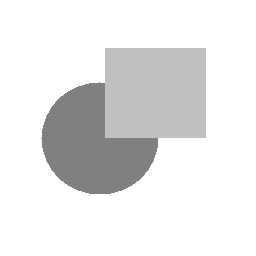
%> input picture Entregables/Entregable_1/imagenes/oclusion.bmp, 256 x 256 px
$ octave main.m   (GNU Octave 9; MATLAB toolbox functions it lacks are replaced by stand-ins)
%> lines starting %> are read from the running program, lines starting %| are printed output that depends on the picture; in (x1, y1, x2, y2) boxes, pixels count from 0 and x2, y2 are one past the last pixel; in counts of white or black regions, pixels touching at a corner belong together; the program's own positions count from 1
### Entregables/Entregable_1/funciones/lineas_de_nivel.m
function L=lineas_de_nivel(I, Li, Lf, paso)

%Funcion que calcula y despliega las líneas de nivel de una imagen

%% Entrada
%I  --> Imagen de entrada
%Li --> Conjunto de nivel inicial
%Lf --> Conjunto de nivel final
%paso --> Cuantos pasos se toman entre los niveles a comparar

%% Salida
%L --> imagen con las lineas de nivel

%% Cuerpo de la funcion

%efectuo interpolación para ganar definición de los bordes
[m n]= size(I);
[x,y] = meshgrid(1:n, 1:m);
r=0.2;
[p,q]=meshgrid(1:r:n, 1:r:m);
I=double(I);
I2=interp2(x,y,I,p,q,'bilinear');%interpolacion bilineal


[X, ~, ~]=conjunto_de_nivel(I2); %conjuntos de nivel de I2

%Calculo las lineas de nivel
[m,n]=size(X(1).data);
L = zeros(m-2,n-2);%inicializo la imagen de salida
%Laux2=L;
for j=Li+paso:paso:Lf%hacer desde el nivel de gris Li hasta el nivel de gris (Lf-paso)
    lambda=X(j).lambda;%nivel de gris
    Laux=(X(j-paso).data - X(j).data);%esta resta está al reves pues los pixeles blancos se mapean como UNO y los negros como CERO
    %Laux2(:)=circshift(Laux', 1)';
    Lh = Laux(2:end-1,1:end-2);
    Lv = Laux(1:end-2,2:end-1);
    Ld1 = Laux(1:end-2, 1:end-2);
    Ld2 = Laux(3:end, 1:end-2);
    Laux = Laux(2:end-1, 2:end-1 );
    Laux=abs(Laux*4-Lh-Lv-Ld1-Ld2)*256;%lambda;
    %Laux=(abs(Laux-circshift(Laux2,1)))*lambda;%obtengo los bordes con nivel de gris lambda
    L=L+(Laux);%agrego la linea de nivel a la imagen de salida

end

lambda=X(Li).lambda;%nivel de gris

Laux=(X(Li).data - X(Li+paso).data);%esta resta está al reves pues los pixeles blancos se mapean como UNO y los negros como CERO
Lh = Laux(2:end-1,1:end-2);
Lv = Laux(1:end-2,2:end-1);
Ld1 = Laux(1:end-2, 1:end-2);
Ld2 = Laux(3:end, 1:end-2);
Laux = Laux(2:end-1, 2:end-1 );
Laux=abs(Laux*4-Lh-Lv-Ld1-Ld2)*lambda;
%Laux=(abs(Laux-circshift(Laux2,1)))*lambda;%obtengo los bordes con nivel de gris lambda
L=L+(Laux);%agrego la linea de nivel a la imagen de salida

lambda=X(Lf).lambda;%nivel de gris
Laux=(X(Lf-paso).data - X(Lf).data);%esta resta está al reves pues los pixeles blancos se mapean como UNO y los negros como CERO
Lh = Laux(2:end-1,1:end-2);
Lv = Laux(1:end-2,2:end-1);
Ld1 = Laux(1:end-2, 1:end-2);
Ld2 = Laux(3:end, 1:end-2);
Laux = Laux(2:end-1, 2:end-1 );
Laux=abs(Laux*4-Lh-Lv-Ld1-Ld2)*lambda;
%Laux=(abs(Laux-circshift(Laux2,1)))*lambda;%obtengo los bordes con nivel de gris lambda
L=L+(Laux);%agrego la linea de nivel a la imagen de salida


% [5 lines of commented-out code are left out]

### Entregables/Entregable_1/funciones/conjunto_de_nivel.m
function [X, lambda_max, lambda_min]=conjunto_de_nivel(I)

%Función que devuelve en la estructura X los conjuntos de nivel superior de una imagen I


lambda_max = max(max(I));
lambda_min = min(min(I));

X =struct('data',{},'lambda',{});
I=256-I;
for i=1:257
lambda = i-1;
X(i).data = I>=lambda;
X(i).lambda = lambda;
end

### Entregables/Entregable_1/funciones/negativo.m
function J = negativo(I)
% J = negativo(I) realiza el negativo de una imagen en niveles
% de gris. Devuelve otra imagen en niveles de gris
%
%
I=double(I);

[M,N]=size(I);
for m=1:M
    for n=1:N
        J(m,n) = 255-I(m,n);
    end
end

J=uint8(J);

### Entregables/Entregable_1/funciones/flip.m
function J=flip(I, str)

%funcion que efectúa un flip horizontal o vertical según el parametro str
%sea 'h' o 'v'


if strcmp(str, 'v')
    J=I(end:-1:1, :);
elseif strcmp(str, 'h')
    J=I(:, end:-1:1);
else
    error('la entrada str contiene un parametro incorrecto')
end

### Entregables/Entregable_1/funciones/homog_norm.m
% HOMOG_NORM - Normalises array of homogeneous coordinates to a scale of 1
%
% Usage:  nx = homog_norm(x)
%
% Argument:
%         x  - an Nxnpts array of homogeneous coordinates.
%
% Returns:
%         nx - an Nxnpts array of homogeneous coordinates rescaled so
%              that the scale values nx(N,:) are all 1.
%
% Note that any homogeneous coordinates at infinity (having a scale value of
% 0) are left unchanged.

% Peter Kovesi
% School of Computer Science & Software Engineering
% The University of Western Australia
% http://www.csse.uwa.edu.au/~pk
%
% February 2004


function nx = homog_norm(x)

    [rows,~] = size(x);
    nx = x;

    % Find the indices of the points that are not at infinity
    finiteind = find(abs(x(rows,:)) > eps);


    % Normalise points not at infinity
    for r = 1:rows-1
        nx(r,finiteind) = x(r,finiteind)./x(rows,finiteind);
    end
    nx(rows,finiteind) = 1;%agrego un 1 en la ultima componente
end

### Entregables/Entregable_1/funciones/plotear.m
function plotear(I1, I2, str)

figure
subplot(1,2,1),imagesc(I1),axis image
title('Original','FontSize',18)
subplot(1,2,2),imagesc(I2),axis image
title(str,'FontSize',18)
colormap(gray)

end

### Entregables/Entregable_1/scripts/main.m
close all

%agregar paths
addpath('../funciones', '../imagenes');


%cargar la imagen
I=imread('oclusion.bmp');
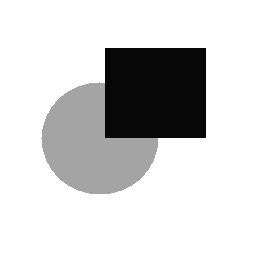
%> I: size 256x256 uint8; min 7, max 255, mean 209.5
%I=imread('lena.bmp');
% mostrar la original
%figure
%imshow(I);

%% EJERCICIO 1
Li=1; %conjunto de nivel inicial
Lf=256;%conjunto de nivel final
paso=50;%paso entre niveles

%Encuentro las lineas de nivel
L=lineas_de_nivel(I, Li, Lf, paso);
%> in conjunto_de_nivel, `lambda_max = max(max(I));`: lambda_max = 255
%> in conjunto_de_nivel, `lambda_min = min(min(I));`: lambda_min = 7
%> in conjunto_de_nivel, `I=256-I;`:
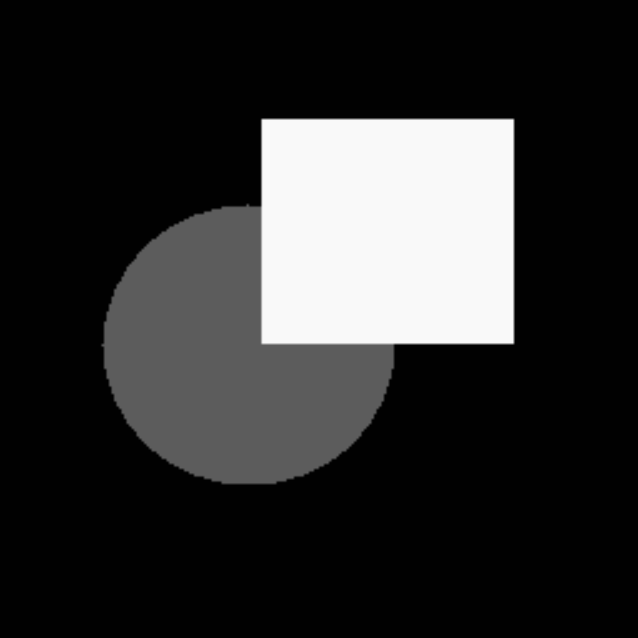
%> I: size 1276x1276 double (shown at 1/2 size); min 1, max 249, mean 46.8
%> after the loop in conjunto_de_nivel, `for i=1:257`: X = 257 items; first 5, lambda: 0, 1, 2, 3, 4
%> in lineas_de_nivel, `[m,n]=size(X(1).data);`: m = 1276
%> in lineas_de_nivel, `L = zeros(m-2,n-2);`: L: size 1274x1274 double; every value is 0
%> the loop in lineas_de_nivel, `for j=Li+paso:paso:Lf` made 5 passes
%> lambda on passes 1 to 5: 50, 100, 150, 200, 250
%> pass 1, in lineas_de_nivel, `Ld1 = Laux(1:end-2, 1:end-2);`:
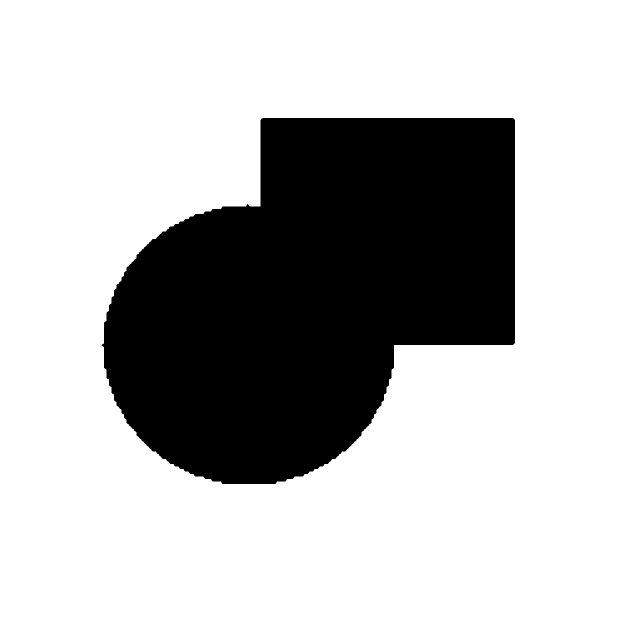
%> Ld1: size 1274x1274 double (shown at 1/2 size); values 0 (black) and 1 (white), 73.5% white; 1 black region, box (x1, y1, x2, y2) and area: (203, 236, 1030, 968) 429344
%> after the loop in lineas_de_nivel, `for j=Li+paso:paso:Lf`:
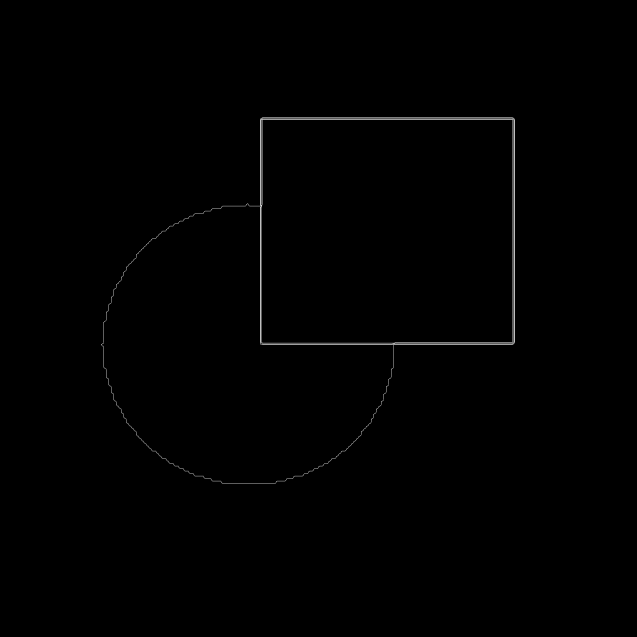
%> L: size 1274x1274 double (shown at 1/2 size); min 0, max 2048, mean 8.1; drawn with min black and max white
%> in lineas_de_nivel, `lambda=X(Li).lambda;`: lambda = 0
%> in lineas_de_nivel, `Ld2 = Laux(3:end, 1:end-2);`: Ld2: size 1274x1274 double; values 0 (black) and 1 (white), 73.5% white; 1 black region, box (x1, y1, x2, y2) and area: (203, 234, 1030, 966) 429344
%> in lineas_de_nivel, `Laux = Laux(2:end-1, 2:end-1 );`:
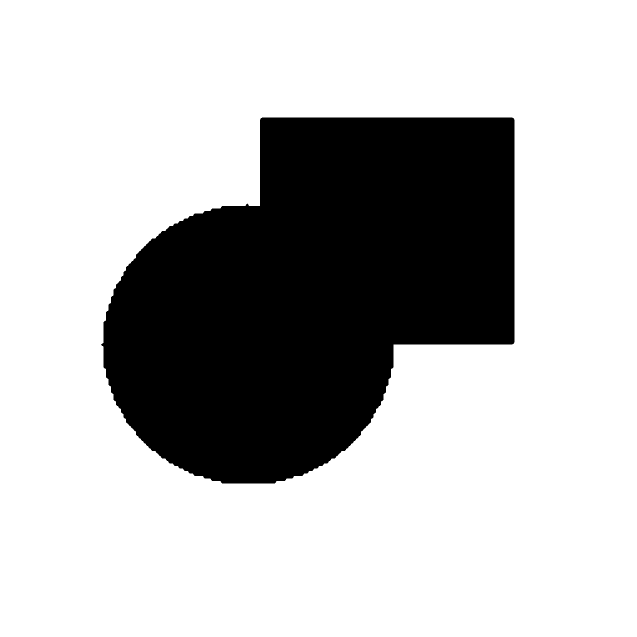
%> Laux: size 1274x1274 double (shown at 1/2 size); values 0 (black) and 1 (white), 73.5% white; 1 black region, box (x1, y1, x2, y2) and area: (202, 235, 1029, 967) 429344
%> in lineas_de_nivel, `lambda=X(Lf).lambda;`: lambda = 255
%> in lineas_de_nivel, `Laux=(X(Lf-paso).data - X(Lf).data);`: Laux: size 1276x1276 double; values 0 (black) and 1 (white), 13.8% white; 1 white region, box (x1, y1, x2, y2) and area: (524, 240, 1026, 687) 223984
%> in lineas_de_nivel, `Lh = Laux(2:end-1,1:end-2);`: Lh: size 1274x1274 double; values 0 (black) and 1 (white), 13.8% white; 1 white region, box (x1, y1, x2, y2) and area: (524, 239, 1026, 686) 223984
%> in lineas_de_nivel, `Lv = Laux(1:end-2,2:end-1);`: Lv: size 1274x1274 double; values 0 (black) and 1 (white), 13.8% white; 1 white region, box (x1, y1, x2, y2) and area: (523, 240, 1025, 687) 223984
%> in lineas_de_nivel, `Ld2 = Laux(3:end, 1:end-2);`: Ld2: size 1274x1274 double; values 0 (black) and 1 (white), 13.8% white; 1 white region, box (x1, y1, x2, y2) and area: (524, 238, 1026, 685) 223984
%> in lineas_de_nivel, `Laux = Laux(2:end-1, 2:end-1 );`: Laux: size 1274x1274 double; values 0 (black) and 1 (white), 13.8% white; 1 white region, box (x1, y1, x2, y2) and area: (523, 239, 1025, 686) 223984

plotear(I, negativo(L), 'Lineas de nivel')
%> after the loop in negativo, `for m=1:M`:
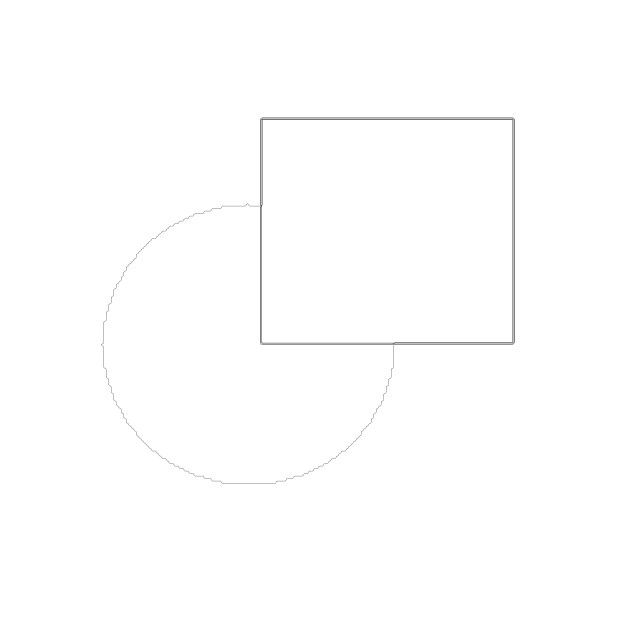
%> J: size 1274x1274 double (shown at 1/2 size); min -2813, max 255, mean 246; drawn with min black and max white
%> in negativo, `J=uint8(J);`: J: size 1274x1274 uint8; 99.3% white; 1 black region, box (x1, y1, x2, y2) and area: (202, 234, 1030, 968) 11486

figure
J=flip(I, 'v');%efectuo un flip vertical pues contour da vuelta la imagen
%> in flip, `J=I(end:-1:1, :);`:
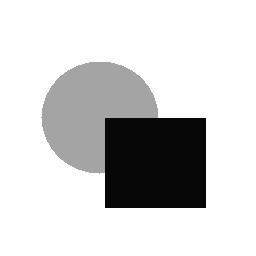
%> J: size 256x256 uint8; min 7, max 255, mean 209.5; mean of the top-left, top-right, bottom-left and bottom-right quarters 225.2, 237.2, 215.1, 160.5
[C, h]=contour(J);
%> h = -84.48


%% EJERCICIO 2

% 1)primero ¿cual es el tamaño de la imagen de llegada?
% 2)encontrar la inversa de H
% 3)las coordenadas X=inv(H)*Xh
% 4)interpolacion para encontrar el nivel de gris de X
% y luego ese nivel de gris se asocia a Xh

%Transformaciones afines
%Cizallamiento
H1 = [1 0 0; .5 1 0; 0 0 1];
%Rotacion
theta=pi/4;
H2=[cos(theta) sin(theta) 0; -sin(theta) cos(theta) 0; 0 0 1];
%Composicion
H3=H1*H2;

%Proyectividad
H4=[1 2 1; 10 1 1; 0.01 0 1];

H5=[0.9 2 0; 0 1 100; 0.02 0.02 1];

H5=[0.9 2 0; 0 1 100; 0 0.0000002 1];

%Transformacion a efectuar
H=H5;

%


if det(H)~=0 %verifico que se pueda encontrar la inversa de H
    invH = pinv(H);%inversa de H
else
    error('La matriz de transformación debe tener un determinante distinto de cero')
end


[m,n]=size(I); %tamaño de la imagen
%> m = 256; n = 256
[x, y]=meshgrid(1:m, 1:n); %genero los indices para referenciar los pixeles
X=[x(:)  y(:) ones(m*n, 1)]';%las columnas son coordenadas homogeneas normalizadas de los indices de pixeles


%% Encuentro resolucion necesaria para contener el espacio de salida
Xh = H*X;
%normalizar los vectores homogeneos
Xh=homog_norm(Xh);
%Dejo las coordenadas mas pequeñas como el nuevo (0,0)

%corrimientos necesarios para traslacion de origen en el destino de manera
%que el menor pixel sea el ubicado en (1, 1)
dXh = min(Xh, [], 2);%minimo en cada fila de entre todas las columnas de Xh
%> dXh = [2.9; 101; 1]
xh=Xh(1,:)-dXh(1)+1;
yh=Xh(2,:)-dXh(2)+1;

%tamaño de la imagen de salida
m_out=ceil(max(xh));%ceil efectua redondeo superior
%> m_out = 741
n_out=ceil(max(yh));
%> n_out = 256

%% Genero grilla de pixeles en el espacio de salida
r=1; %resolucion de la grilla, debe ser 1, si queremos mejorar la resolución de la salida debemos efectuar una interpolación luego de terminar el procesamiento.
[zx, zy]=meshgrid(1:r:m_out, 1:r:n_out);%genero los indices para referenciar los pixeles
Z=[zx(:)  zy(:) ones(length(zx(:)), 1)]';%grilla de coordenadas para la imagen de salida
Iout=uint8(zeros(1, size(Z,2)));%vector columna que contiene los pixeles de salida correspondientes a la grilla Z
%obtengo un mapeo de la grilla del espacio de salida en el espacio de llegada
%> (the run ends here)
